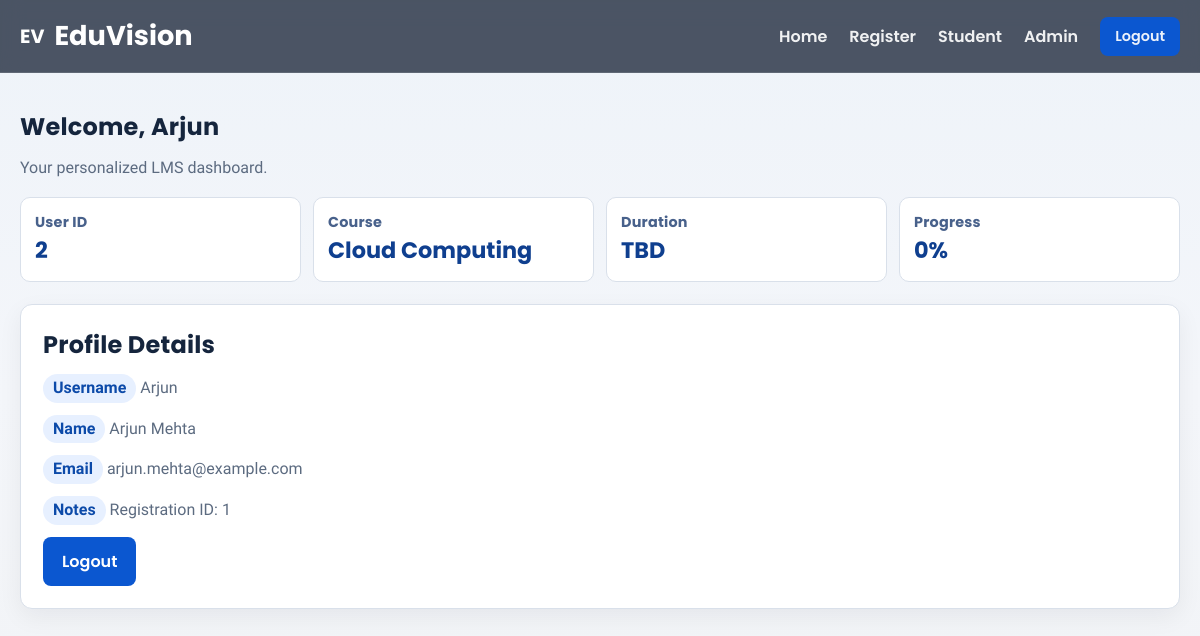
/student/dashboard/ (signed in), run on the app's committed database.
### LMS/models.py (models this page shows, shortened)
class StudentProfile(models.Model):
    user = models.OneToOneField(User, on_delete=models.CASCADE, related_name="profile")
    course_name = models.CharField(max_length=200, blank=True)
    course_duration = models.CharField(max_length=100, blank=True)
    progress_percent = models.PositiveIntegerField(default=0)
    enrolled_on = models.DateField(null=True, blank=True)
    notes = models.TextField(blank=True)

### LMS/views.py (the view)
# urls.py: path("student/dashboard/", views.student_dashboard, name="student_dashboard"),
@login_required
def student_dashboard(request):
    if request.user.is_staff:
        return redirect("admin_dashboard")
    profile, _ = StudentProfile.objects.get_or_create(user=request.user)
    return render(request, "student_dashboard.html", {"profile": profile})

### LMS/templates/student_dashboard.html (shortened to what this page needs)
{% extends "base.html" %}
{% block content %}
<section class="content-wrap">
    <div class="container">
        <h1>Welcome, {{ request.user.first_name|default:request.user.username }}</h1>
        <p>Your personalized LMS dashboard.</p>
        <div class="stat-grid">
            <article class="stat">
                <h4>User ID</h4>
                <strong>{{ request.user.id }}</strong>
            </article>
            <article class="stat">
                <h4>Course</h4>
                <strong>{{ profile.course_name|default:"-" }}</strong>
            </article>
            <article class="stat">
                <h4>Duration</h4>
                <strong>{{ profile.course_duration|default:"-" }}</strong>
            </article>
            <article class="stat">
                <h4>Progress</h4>
                <strong>{{ profile.progress_percent }}%</strong>
            </article>
        </div>
        <section class="panel" style="padding: 22px;">
            <h2>Profile Details</h2>
            <p><span class="tag">Username</span> {{ request.user.username }}</p>
            <p><span class="tag">Name</span> {{ request.user.first_name }} {{ request.user.last_name }}</p>
            <p><span class="tag">Email</span> {{ request.user.email|default:"-" }}</p>
            <p><span class="tag">Notes</span> {{ profile.notes|default:"-" }}</p>
            <a class="btn" href="{% url 'logout' %}">Logout</a>
        </section>
    </div>
</section>
{% endblock %}

### LMS/templates/base.html (shortened to what this page needs)
{% load static %}
<!DOCTYPE html>
<html lang="en">
<head>
    <link rel="stylesheet" href="{% static 'LMS/styles.css' %}" />
</head>
<body>
    <header class="topbar">
        <div class="container topbar-inner">
            <a class="brand" href="{% url 'home' %}">
                <span class="brand-icon">EV</span>
                <span>EduVision</span>
            </a>
            <nav class="nav-links">
                <a href="{% url 'home' %}">Home</a>
                <a href="{% url 'student_register' %}">Register</a>
                <a href="{% url 'student_login' %}">Student</a>
                <a href="{% url 'admin_login' %}">Admin</a>
                {% if request.user.is_authenticated %}
                    <a class="btn btn-sm" href="{% url 'logout' %}">Logout</a>
                {% endif %}
            </nav>
        </div>
    </header>
    <main>
        {% block content %}{% endblock %}
    </main>
</body>
</html>

### LMS/static/LMS/styles.css (style rules this page uses)
:root { --brand-blue: #0b57d0; --brand-blue-dark: #083a8f; --ink: #15253d; --muted: #5c6b80; --canvas: #f2f4f7; --panel: #ffffff; --line: #d9e0ea; }
* { box-sizing: border-box; }
body { margin: 0; font-family: "Source Sans 3", sans-serif; color: var(--ink); background: linear-gradient(180deg, #eef3f9 0%, #f4f6fa 60%, #f2f4f7 100%); }
h1, h2, h3, h4 { font-family: "Poppins", sans-serif; letter-spacing: 0.2px; margin: 0 0 12px; }
p { margin: 0 0 12px; line-height: 1.55; color: var(--muted); }
a { color: var(--brand-blue); text-decoration: none; }
.container { width: min(1160px, calc(100% - 40px)); margin-inline: auto; }
.topbar { position: sticky; top: 0; z-index: 10; backdrop-filter: blur(10px); background: rgba(12, 23, 42, 0.72); border-bottom: 1px solid rgba(255, 255, 255, 0.12); }
.topbar-inner { min-height: 72px; display: flex; align-items: center; justify-content: space-between; }
.brand { color: #fff; font-family: "Poppins", sans-serif; font-weight: 700; font-size: 1.7rem; display: inline-flex; gap: 10px; align-items: center; }
.brand-icon { font-size: 1.2rem; }
.nav-links { display: flex; gap: 22px; align-items: center; }
.nav-links a { color: rgba(255, 255, 255, 0.92); font-family: "Poppins", sans-serif; font-weight: 600; }
.btn { display: inline-flex; align-items: center; justify-content: center; border-radius: 8px; padding: 11px 18px; background: var(--brand-blue); color: #fff; border: 1px solid transparent; font-family: "Poppins", sans-serif; font-weight: 600; cursor: pointer; transition: transform 0.2s ease, background-color 0.2s ease, border-color 0.2s ease; }
.btn-sm { padding: 8px 14px; font-size: 0.9rem; }
.panel { background: #fff; border: 1px solid var(--line); border-radius: 12px; box-shadow: 0 8px 25px rgba(6, 18, 39, 0.06); }
.content-wrap { padding: 36px 0 48px; }
.tag { display: inline-block; background: #e7f0ff; color: #0c4aa9; border-radius: 999px; padding: 2px 10px; font-weight: 700; }
.stat-grid { display: grid; grid-template-columns: repeat(4, 1fr); gap: 12px; margin: 16px 0 22px; }
.stat { background: #fff; border: 1px solid var(--line); border-radius: 10px; padding: 14px; }
.stat h4 { margin: 0; font-size: 0.9rem; color: #48618b; }
.stat strong { font: 700 1.4rem "Poppins", sans-serif; color: #0f3f8f; }

### data on the page
StudentProfile: course_name "Cloud Computing", course_duration "TBD", progress_percent "0", notes "Registration ID: 1"

### other printed values
{{ request.user.first_name|default:request.user.username }} "Arjun"
{{ request.user.id }} "2"
{{ request.user.username }} "Arjun"
{{ request.user.first_name }} "Arjun"
{{ request.user.last_name }} "Mehta"
{{ request.user.email|default:"-" }} "arjun.mehta@example.com"
